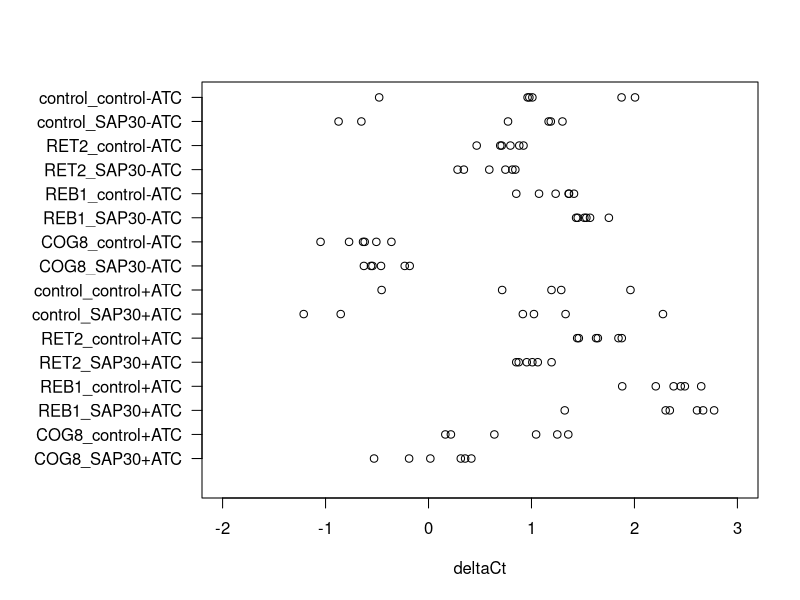
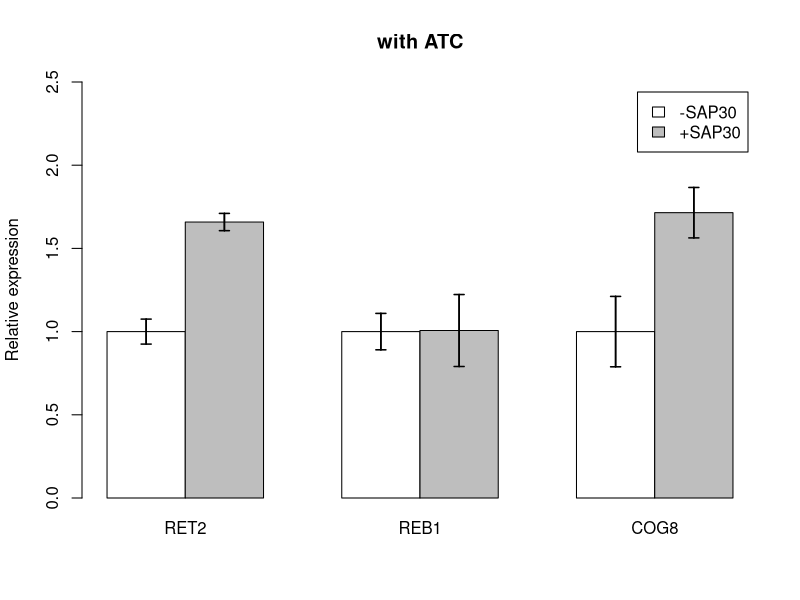
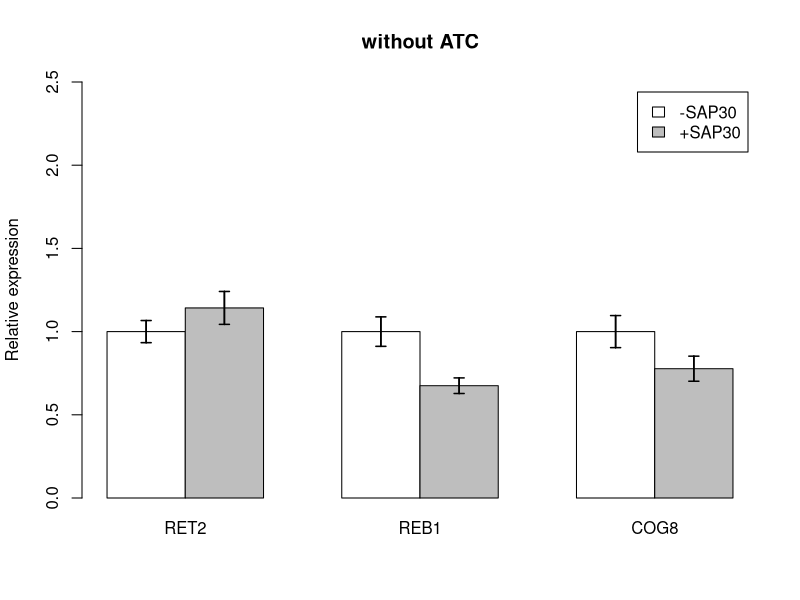
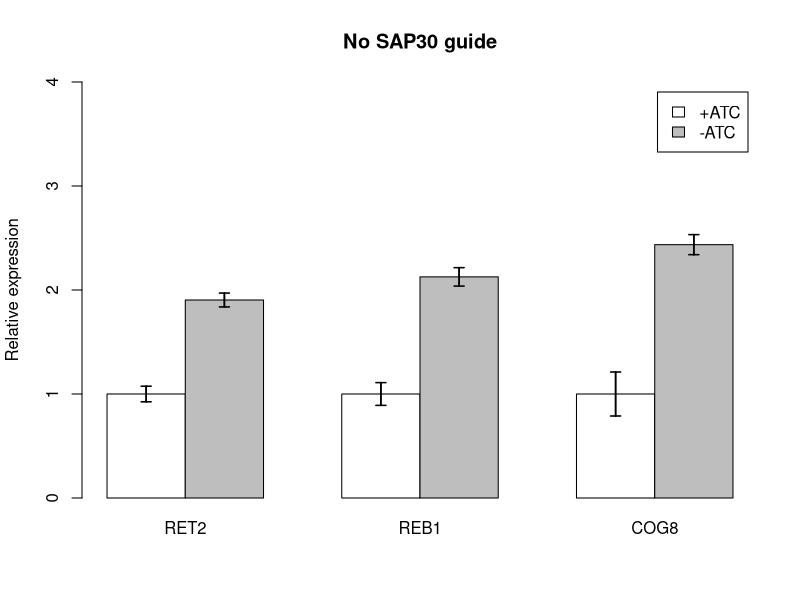
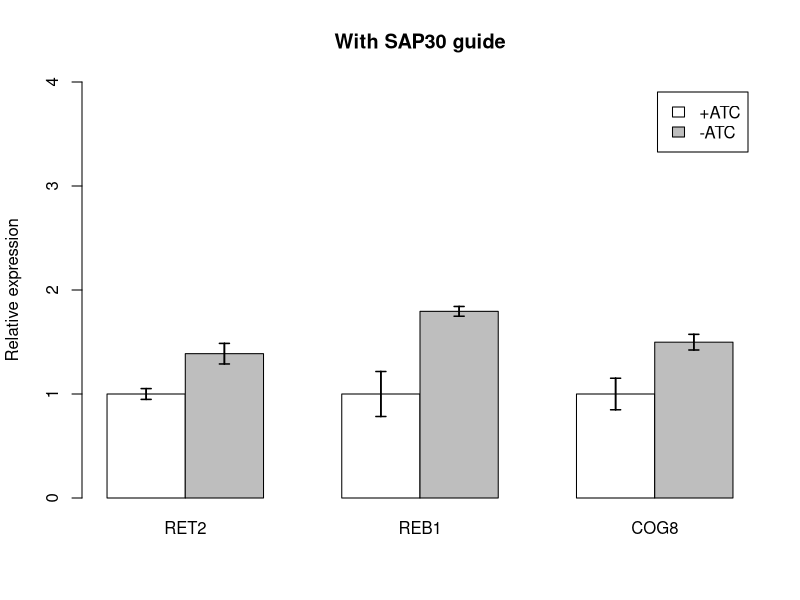

The R source for these figures, in order:
require("readxl")
#goal: analyze qPCR results - plot 
getwd()
setwd("/Users/adam/Documents/Levy Lab/Projects/Mia's double CRISPRi screening review/qPCR results")
#setwd("/Users/adam/Documents/Levy Lab/Projects/Mia's double CRISPRi screening review/qPCR results")
#Import qPCR Amplification Data (txt file)
Amp_Data_Ct = read.table("Tecan_Mia_qPCR_RQmanager_2.sdm-Amplification Data_2.txt",
                         skip = 4,
                         header = TRUE,
                         sep = "\t",
                         fill = TRUE)

#Delete unnecessary columns
Amp_Data_Ct = Amp_Data_Ct[,-c(1,2,4,5,7,8,9,10,11,12,13,14,15,16,17,18,19,20,21,22,23,24,25,26)]                         

#split matrix (gene test & endogenous control)
gene_test = Amp_Data_Ct[seq(1,nrow(Amp_Data_Ct), by = 2),]
endogenous_control = Amp_Data_Ct[seq(2,nrow(Amp_Data_Ct), by = 2),]

#calculate delta Ct
delta_ct = as.vector(gene_test[,2] - endogenous_control[,2])
x = c("COG8_SAP30", "COG8_control", "REB1_SAP30", "REB1_control", "RET2_SAP30", "RET2_control", "control_SAP30", "control_control")
y = 1:96
for(i in 1:length(x)){
  y[(i*3-2):(i*3)] = paste(x[i], "+ATC", sep = "")
  y[(i*3+22):(i*3+24)] = paste(x[i], "-ATC", sep = "")
  y[(i*3+46):(i*3+48)] = paste(x[i], "+ATC", sep = "")
  y[(i*3+70):(i*3+72)] = paste(x[i], "-ATC", sep = "")
}
names(delta_ct) = y
z = delta_ct[1:96]


#CAUTION: control_control and control_SAP30 use different primers

mean_delta_ct = 1:16
names(mean_delta_ct) = c(paste(x, "+ATC", sep = ""), paste(x, "-ATC", sep = ""))
for(i in 1:length(mean_delta_ct)){
  mean_delta_ct[i] = mean(delta_ct[c((i*3-2):(i*3), (i*3+46):(i*3+48))])
}

delta_delta_ct = mean_delta_ct[1:8] - mean_delta_ct[9:16]
names(delta_delta_ct) = x

#test
for(i in 1){
  yyy = delta_ct[(i*3-2):(i*3) + (i*3+46):(i*3+48)]
}



par(mar = c(5, 10, 4, 2) + 0.1)
i = 1
plot( delta_ct[c((i*3-2):(i*3), (i*3+46):(i*3+48))], c(i,i,i,i,i,i), ylim = c(0,16), xlim = c(-2, 3), ylab = "", yaxt = 'n', xlab = "deltaCt")
for(i in 2:16){
  points(delta_ct[c((i*3-2):(i*3), (i*3+46):(i*3+48))], c(i,i,i,i,i,i))
}
axis(2, at = 1:16, labels = names(mean_delta_ct), las = 2)

#controls +ATC
cc_cog = delta_ct[22]
cc_reb = delta_ct[23:24]
cc_ret = delta_ct[70]



#Make a barplot comparing +/- SAP30 in +ATC

pdf(file = "SAP30 effect in ATC.pdf")
mean_matrix = matrix(NA, 2, 3)
colnames(mean_matrix) = c("RET2", "REB1", "COG8")
rownames(mean_matrix) = c("-SAP30","+SAP30")
sem_matrix = mean_matrix

n = delta_ct[which(names(delta_ct) == 'RET2_control+ATC')]
p = delta_ct[which(names(delta_ct) == 'RET2_SAP30+ATC')]
mean_matrix[2,1] = mean(mean(n) - p + 1)
mean_matrix[1,1] = mean(mean(n) - n + 1)
sem_matrix[2,1] = sd(mean(n) - p + 1)/sqrt(6)
sem_matrix[1,1] = sd(mean(n) - n + 1)/sqrt(6)
n = delta_ct[which(names(delta_ct) == 'REB1_control+ATC')]
p = delta_ct[which(names(delta_ct) == 'REB1_SAP30+ATC')]
mean_matrix[2,2] = mean(mean(n) - p + 1)
mean_matrix[1,2] = mean(mean(n) - n + 1)
sem_matrix[2,2] = sd(mean(n) - p + 1)/sqrt(6)
sem_matrix[1,2] = sd(mean(n) - n + 1)/sqrt(6)
n = delta_ct[which(names(delta_ct) == 'COG8_control+ATC')]
p = delta_ct[which(names(delta_ct) == 'COG8_SAP30+ATC')]
mean_matrix[2,3] = mean(mean(n) - p + 1)
mean_matrix[1,3] = mean(mean(n) - n + 1)
sem_matrix[2,3] = sd(mean(n) - p + 1)/sqrt(6)
sem_matrix[1,3] = sd(mean(n) - n + 1)/sqrt(6)

x = barplot(mean_matrix, main="with ATC",
        ylab="Relative expression", col=c("white","grey"),
        legend = rownames(mean_matrix), beside=TRUE, ylim = c(0,2.5))
segments(x, mean_matrix - sem_matrix, x,
         mean_matrix + sem_matrix, lwd = 1.5)
arrows(x, mean_matrix - sem_matrix, x,
       mean_matrix + sem_matrix,, lwd = 1.5, angle = 90,
       code = 3, length = 0.05)
dev.off()


#Make a barplot comparing +/- SAP30 in -ATC

pdf(file = "SAP30 effect without ATC.pdf")
mean_matrix = matrix(NA, 2, 3)
colnames(mean_matrix) = c("RET2", "REB1", "COG8")
rownames(mean_matrix) = c("-SAP30","+SAP30")
sem_matrix = mean_matrix

n = delta_ct[which(names(delta_ct) == 'RET2_control-ATC')]
p = delta_ct[which(names(delta_ct) == 'RET2_SAP30-ATC')]
mean_matrix[2,1] = mean(mean(n) - p + 1)
mean_matrix[1,1] = mean(mean(n) - n + 1)
sem_matrix[2,1] = sd(mean(n) - p + 1)/sqrt(6)
sem_matrix[1,1] = sd(mean(n) - n + 1)/sqrt(6)
n = delta_ct[which(names(delta_ct) == 'REB1_control-ATC')]
p = delta_ct[which(names(delta_ct) == 'REB1_SAP30-ATC')]
mean_matrix[2,2] = mean(mean(n) - p + 1)
mean_matrix[1,2] = mean(mean(n) - n + 1)
sem_matrix[2,2] = sd(mean(n) - p + 1)/sqrt(6)
sem_matrix[1,2] = sd(mean(n) - n + 1)/sqrt(6)
n = delta_ct[which(names(delta_ct) == 'COG8_control-ATC')]
p = delta_ct[which(names(delta_ct) == 'COG8_SAP30-ATC')]
mean_matrix[2,3] = mean(mean(n) - p + 1)
mean_matrix[1,3] = mean(mean(n) - n + 1)
sem_matrix[2,3] = sd(mean(n) - p + 1)/sqrt(6)
sem_matrix[1,3] = sd(mean(n) - n + 1)/sqrt(6)

x = barplot(mean_matrix, main="without ATC",
            ylab="Relative expression", col=c("white","grey"),
            legend = rownames(mean_matrix), beside=TRUE, ylim = c(0,2.5))
segments(x, mean_matrix - sem_matrix, x,
         mean_matrix + sem_matrix, lwd = 1.5)
arrows(x, mean_matrix - sem_matrix, x,
       mean_matrix + sem_matrix,, lwd = 1.5, angle = 90,
       code = 3, length = 0.05)
dev.off()



#Make a barplot comparing +/- ATC (no SAP30)
pdf(file = "ATC effect without SAP30 guide.pdf")
mean_matrix = matrix(NA, 2, 3)
colnames(mean_matrix) = c("RET2", "REB1", "COG8")
rownames(mean_matrix) = c("+ATC","-ATC")
sem_matrix = mean_matrix

n = delta_ct[which(names(delta_ct) == 'RET2_control+ATC')]
p = delta_ct[which(names(delta_ct) == 'RET2_control-ATC')]
mean_matrix[2,1] = mean(mean(n) - p + 1)
mean_matrix[1,1] = mean(mean(n) - n + 1)
sem_matrix[2,1] = sd(mean(n) - p + 1)/sqrt(6)
sem_matrix[1,1] = sd(mean(n) - n + 1)/sqrt(6)
n = delta_ct[which(names(delta_ct) == 'REB1_control+ATC')]
p = delta_ct[which(names(delta_ct) == 'REB1_control-ATC')]
mean_matrix[2,2] = mean(mean(n) - p + 1)
mean_matrix[1,2] = mean(mean(n) - n + 1)
sem_matrix[2,2] = sd(mean(n) - p + 1)/sqrt(6)
sem_matrix[1,2] = sd(mean(n) - n + 1)/sqrt(6)
n = delta_ct[which(names(delta_ct) == 'COG8_control+ATC')]
p = delta_ct[which(names(delta_ct) == 'COG8_control-ATC')]
mean_matrix[2,3] = mean(mean(n) - p + 1)
mean_matrix[1,3] = mean(mean(n) - n + 1)
sem_matrix[2,3] = sd(mean(n) - p + 1)/sqrt(6)
sem_matrix[1,3] = sd(mean(n) - n + 1)/sqrt(6)

x = barplot(mean_matrix, main="No SAP30 guide",
            ylab="Relative expression", col=c("white","grey"),
            legend = rownames(mean_matrix), beside=TRUE, ylim = c(0,4))
segments(x, mean_matrix - sem_matrix, x,
         mean_matrix + sem_matrix, lwd = 1.5)
arrows(x, mean_matrix - sem_matrix, x,
       mean_matrix + sem_matrix, lwd = 1.5, angle = 90,
       code = 3, length = 0.05)
dev.off()


#Make a barplot comparing +/- ATC (w/ SAP30 guide)
pdf(file = "ATC effect with SAP30 guide.pdf")
mean_matrix = matrix(NA, 2, 3)
colnames(mean_matrix) = c("RET2", "REB1", "COG8")
rownames(mean_matrix) = c("+ATC","-ATC")
sem_matrix = mean_matrix

n = delta_ct[which(names(delta_ct) == 'RET2_SAP30+ATC')]
p = delta_ct[which(names(delta_ct) == 'RET2_SAP30-ATC')]
mean_matrix[2,1] = mean(mean(n) - p + 1)
mean_matrix[1,1] = mean(mean(n) - n + 1)
sem_matrix[2,1] = sd(mean(n) - p + 1)/sqrt(6)
sem_matrix[1,1] = sd(mean(n) - n + 1)/sqrt(6)
n = delta_ct[which(names(delta_ct) == 'REB1_SAP30+ATC')]
p = delta_ct[which(names(delta_ct) == 'REB1_SAP30-ATC')]
mean_matrix[2,2] = mean(mean(n) - p + 1)
mean_matrix[1,2] = mean(mean(n) - n + 1)
sem_matrix[2,2] = sd(mean(n) - p + 1)/sqrt(6)
sem_matrix[1,2] = sd(mean(n) - n + 1)/sqrt(6)
n = delta_ct[which(names(delta_ct) == 'COG8_SAP30+ATC')]
p = delta_ct[which(names(delta_ct) == 'COG8_SAP30-ATC')]
mean_matrix[2,3] = mean(mean(n) - p + 1)
mean_matrix[1,3] = mean(mean(n) - n + 1)
sem_matrix[2,3] = sd(mean(n) - p + 1)/sqrt(6)
sem_matrix[1,3] = sd(mean(n) - n + 1)/sqrt(6)

x = barplot(mean_matrix, main="With SAP30 guide",
            ylab="Relative expression", col=c("white","grey"),
            legend = rownames(mean_matrix), beside=TRUE, ylim = c(0,4))
segments(x, mean_matrix - sem_matrix, x,
         mean_matrix + sem_matrix, lwd = 1.5)
arrows(x, mean_matrix - sem_matrix, x,
       mean_matrix + sem_matrix, lwd = 1.5, angle = 90,
       code = 3, length = 0.05)
dev.off()



